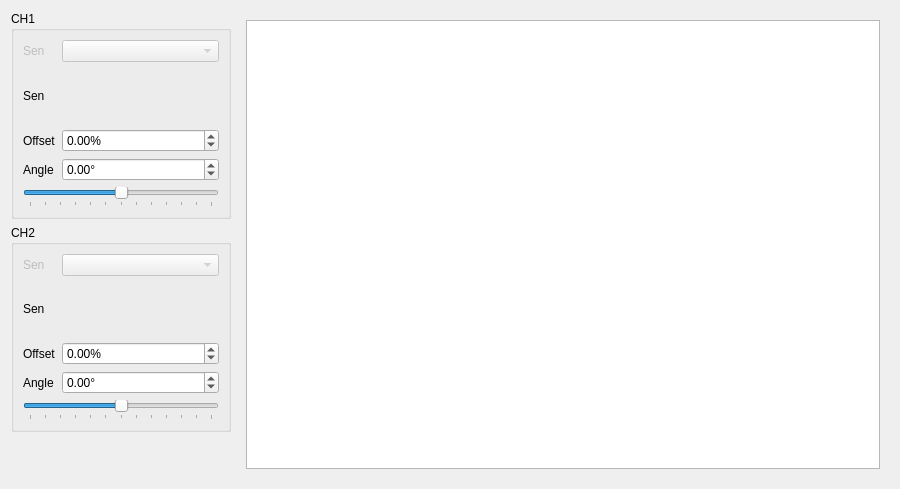
<?xml version="1.0" encoding="UTF-8"?>
<ui version="4.0">
 <class>CalibrateTRS</class>
 <widget class="QWidget" name="CalibrateTRS">
  <property name="geometry">
   <rect>
    <x>0</x>
    <y>0</y>
    <width>900</width>
    <height>489</height>
   </rect>
  </property>
  <property name="windowTitle">
   <string>Calibrate TRS</string>
  </property>
  <property name="windowIcon">
   <iconset resource="logo.qrc">
    <normaloff>:/menuIcon/data/pack_2.png</normaloff>:/menuIcon/data/pack_2.png</iconset>
  </property>
  <layout class="QGridLayout" name="gridLayout_5">
   <item row="2" column="0">
    <widget class="QWidget" name="widget_2" native="true">
     <property name="sizePolicy">
      <sizepolicy hsizetype="Preferred" vsizetype="Maximum">
       <horstretch>0</horstretch>
       <verstretch>0</verstretch>
      </sizepolicy>
     </property>
     <property name="minimumSize">
      <size>
       <width>220</width>
       <height>0</height>
      </size>
     </property>
     <property name="maximumSize">
      <size>
       <width>220</width>
       <height>16777215</height>
      </size>
     </property>
     <layout class="QGridLayout" name="gridLayout_3">
      <item row="0" column="1">
       <widget class="QPushButton" name="pushButton_xScale">
        <property name="sizePolicy">
         <sizepolicy hsizetype="Maximum" vsizetype="Fixed">
          <horstretch>0</horstretch>
          <verstretch>0</verstretch>
         </sizepolicy>
        </property>
        <property name="toolTip">
         <string>Auto-scale x</string>
        </property>
        <property name="text">
         <string/>
        </property>
        <property name="icon">
         <iconset resource="logo.qrc">
          <normaloff>:/toolbar/data/left_right.png</normaloff>:/toolbar/data/left_right.png</iconset>
        </property>
        <property name="flat">
         <bool>true</bool>
        </property>
       </widget>
      </item>
      <item row="0" column="0">
       <widget class="QPushButton" name="pushButton_Scanner">
        <property name="sizePolicy">
         <sizepolicy hsizetype="Maximum" vsizetype="Fixed">
          <horstretch>0</horstretch>
          <verstretch>0</verstretch>
         </sizepolicy>
        </property>
        <property name="toolTip">
         <string>Show/Hide scanner</string>
        </property>
        <property name="text">
         <string/>
        </property>
        <property name="icon">
         <iconset resource="logo.qrc">
          <normaloff>:/toolbar/data/scanner.png</normaloff>:/toolbar/data/scanner.png</iconset>
        </property>
        <property name="checkable">
         <bool>true</bool>
        </property>
        <property name="flat">
         <bool>true</bool>
        </property>
       </widget>
      </item>
      <item row="0" column="2">
       <widget class="QPushButton" name="pushButton_yScale">
        <property name="sizePolicy">
         <sizepolicy hsizetype="Maximum" vsizetype="Fixed">
          <horstretch>0</horstretch>
          <verstretch>0</verstretch>
         </sizepolicy>
        </property>
        <property name="toolTip">
         <string>Auto-scale y</string>
        </property>
        <property name="text">
         <string/>
        </property>
        <property name="icon">
         <iconset resource="logo.qrc">
          <normaloff>:/toolbar/data/up_down.png</normaloff>:/toolbar/data/up_down.png</iconset>
        </property>
        <property name="flat">
         <bool>true</bool>
        </property>
       </widget>
      </item>
      <item row="0" column="3">
       <widget class="QPushButton" name="pushButton_send">
        <property name="sizePolicy">
         <sizepolicy hsizetype="Maximum" vsizetype="Fixed">
          <horstretch>0</horstretch>
          <verstretch>0</verstretch>
         </sizepolicy>
        </property>
        <property name="toolTip">
         <string>Export to Spc window</string>
        </property>
        <property name="text">
         <string/>
        </property>
        <property name="icon">
         <iconset resource="logo.qrc">
          <normaloff>:/toolbar/data/send.png</normaloff>:/toolbar/data/send.png</iconset>
        </property>
        <property name="flat">
         <bool>true</bool>
        </property>
       </widget>
      </item>
     </layout>
    </widget>
   </item>
   <item row="0" column="0">
    <widget class="QGroupBox" name="groupBox_CH1">
     <property name="minimumSize">
      <size>
       <width>220</width>
       <height>0</height>
      </size>
     </property>
     <property name="maximumSize">
      <size>
       <width>220</width>
       <height>16777215</height>
      </size>
     </property>
     <property name="title">
      <string>CH1</string>
     </property>
     <layout class="QGridLayout" name="gridLayout">
      <item row="0" column="0">
       <widget class="QLabel" name="label">
        <property name="enabled">
         <bool>false</bool>
        </property>
        <property name="sizePolicy">
         <sizepolicy hsizetype="Maximum" vsizetype="Preferred">
          <horstretch>0</horstretch>
          <verstretch>0</verstretch>
         </sizepolicy>
        </property>
        <property name="text">
         <string>Sen</string>
        </property>
       </widget>
      </item>
      <item row="3" column="0">
       <widget class="QLabel" name="label_5">
        <property name="sizePolicy">
         <sizepolicy hsizetype="Maximum" vsizetype="Preferred">
          <horstretch>0</horstretch>
          <verstretch>0</verstretch>
         </sizepolicy>
        </property>
        <property name="text">
         <string>Angle</string>
        </property>
       </widget>
      </item>
      <item row="4" column="0" colspan="3">
       <widget class="QSlider" name="slider_angle1">
        <property name="minimum">
         <number>-18000</number>
        </property>
        <property name="maximum">
         <number>18000</number>
        </property>
        <property name="orientation">
         <enum>Qt::Horizontal</enum>
        </property>
        <property name="tickPosition">
         <enum>QSlider::TicksBelow</enum>
        </property>
        <property name="tickInterval">
         <number>3000</number>
        </property>
       </widget>
      </item>
      <item row="1" column="0">
       <widget class="QLabel" name="label_7">
        <property name="sizePolicy">
         <sizepolicy hsizetype="Maximum" vsizetype="Preferred">
          <horstretch>0</horstretch>
          <verstretch>0</verstretch>
         </sizepolicy>
        </property>
        <property name="text">
         <string>Sen</string>
        </property>
       </widget>
      </item>
      <item row="3" column="1" colspan="2">
       <widget class="QDoubleSpinBox" name="spinBox_angle1">
        <property name="suffix">
         <string>°</string>
        </property>
        <property name="minimum">
         <double>-180.000000000000000</double>
        </property>
        <property name="maximum">
         <double>180.000000000000000</double>
        </property>
       </widget>
      </item>
      <item row="2" column="0">
       <widget class="QLabel" name="label_2">
        <property name="sizePolicy">
         <sizepolicy hsizetype="Maximum" vsizetype="Preferred">
          <horstretch>0</horstretch>
          <verstretch>0</verstretch>
         </sizepolicy>
        </property>
        <property name="text">
         <string>Offset</string>
        </property>
       </widget>
      </item>
      <item row="2" column="1" colspan="2">
       <widget class="QDoubleSpinBox" name="spinBox_offsetCH1">
        <property name="suffix">
         <string>%</string>
        </property>
        <property name="decimals">
         <number>2</number>
        </property>
        <property name="minimum">
         <double>-300.000000000000000</double>
        </property>
        <property name="maximum">
         <double>300.000000000000000</double>
        </property>
        <property name="singleStep">
         <double>0.100000000000000</double>
        </property>
        <property name="stepType">
         <enum>QAbstractSpinBox::AdaptiveDecimalStepType</enum>
        </property>
       </widget>
      </item>
      <item row="0" column="1" colspan="2">
       <widget class="QComboBox" name="comboBox_SenCH1">
        <property name="enabled">
         <bool>false</bool>
        </property>
       </widget>
      </item>
     </layout>
    </widget>
   </item>
   <item row="0" column="1" rowspan="3">
    <widget class="QWidget" name="widget" native="true">
     <layout class="QGridLayout" name="gridLayout_4">
      <item row="0" column="0">
       <widget class="GraphicsLayoutWidget" name="graphicsView">
        <property name="sizePolicy">
         <sizepolicy hsizetype="Expanding" vsizetype="Expanding">
          <horstretch>0</horstretch>
          <verstretch>0</verstretch>
         </sizepolicy>
        </property>
        <property name="minimumSize">
         <size>
          <width>400</width>
          <height>400</height>
         </size>
        </property>
       </widget>
      </item>
     </layout>
    </widget>
   </item>
   <item row="1" column="0">
    <widget class="QGroupBox" name="groupBox_CH2">
     <property name="enabled">
      <bool>true</bool>
     </property>
     <property name="minimumSize">
      <size>
       <width>220</width>
       <height>0</height>
      </size>
     </property>
     <property name="maximumSize">
      <size>
       <width>220</width>
       <height>16777215</height>
      </size>
     </property>
     <property name="title">
      <string>CH2</string>
     </property>
     <layout class="QGridLayout" name="gridLayout_2">
      <item row="4" column="0" colspan="3">
       <widget class="QSlider" name="slider_angle2">
        <property name="minimum">
         <number>-18000</number>
        </property>
        <property name="maximum">
         <number>18000</number>
        </property>
        <property name="orientation">
         <enum>Qt::Horizontal</enum>
        </property>
        <property name="tickPosition">
         <enum>QSlider::TicksBelow</enum>
        </property>
        <property name="tickInterval">
         <number>3000</number>
        </property>
       </widget>
      </item>
      <item row="0" column="0">
       <widget class="QLabel" name="label_3">
        <property name="enabled">
         <bool>false</bool>
        </property>
        <property name="sizePolicy">
         <sizepolicy hsizetype="Maximum" vsizetype="Preferred">
          <horstretch>0</horstretch>
          <verstretch>0</verstretch>
         </sizepolicy>
        </property>
        <property name="text">
         <string>Sen</string>
        </property>
       </widget>
      </item>
      <item row="3" column="0">
       <widget class="QLabel" name="label_6">
        <property name="sizePolicy">
         <sizepolicy hsizetype="Maximum" vsizetype="Preferred">
          <horstretch>0</horstretch>
          <verstretch>0</verstretch>
         </sizepolicy>
        </property>
        <property name="text">
         <string>Angle</string>
        </property>
       </widget>
      </item>
      <item row="1" column="0">
       <widget class="QLabel" name="label_8">
        <property name="sizePolicy">
         <sizepolicy hsizetype="Maximum" vsizetype="Preferred">
          <horstretch>0</horstretch>
          <verstretch>0</verstretch>
         </sizepolicy>
        </property>
        <property name="text">
         <string>Sen</string>
        </property>
       </widget>
      </item>
      <item row="3" column="1" colspan="2">
       <widget class="QDoubleSpinBox" name="spinBox_angle2">
        <property name="suffix">
         <string>°</string>
        </property>
        <property name="minimum">
         <double>-180.000000000000000</double>
        </property>
        <property name="maximum">
         <double>180.000000000000000</double>
        </property>
       </widget>
      </item>
      <item row="2" column="0">
       <widget class="QLabel" name="label_4">
        <property name="sizePolicy">
         <sizepolicy hsizetype="Maximum" vsizetype="Preferred">
          <horstretch>0</horstretch>
          <verstretch>0</verstretch>
         </sizepolicy>
        </property>
        <property name="text">
         <string>Offset</string>
        </property>
       </widget>
      </item>
      <item row="2" column="1" colspan="2">
       <widget class="QDoubleSpinBox" name="spinBox_offsetCH2">
        <property name="suffix">
         <string>%</string>
        </property>
        <property name="decimals">
         <number>2</number>
        </property>
        <property name="minimum">
         <double>-300.000000000000000</double>
        </property>
        <property name="maximum">
         <double>300.000000000000000</double>
        </property>
        <property name="singleStep">
         <double>0.100000000000000</double>
        </property>
        <property name="stepType">
         <enum>QAbstractSpinBox::AdaptiveDecimalStepType</enum>
        </property>
       </widget>
      </item>
      <item row="0" column="1" colspan="2">
       <widget class="QComboBox" name="comboBox_SenCH2">
        <property name="enabled">
         <bool>false</bool>
        </property>
       </widget>
      </item>
     </layout>
    </widget>
   </item>
  </layout>
 </widget>
 <customwidgets>
  <customwidget>
   <class>GraphicsLayoutWidget</class>
   <extends>QGraphicsView</extends>
   <header location="global">pyqtgraph</header>
  </customwidget>
 </customwidgets>
 <resources>
  <include location="logo.qrc"/>
 </resources>
 <connections/>
</ui>
